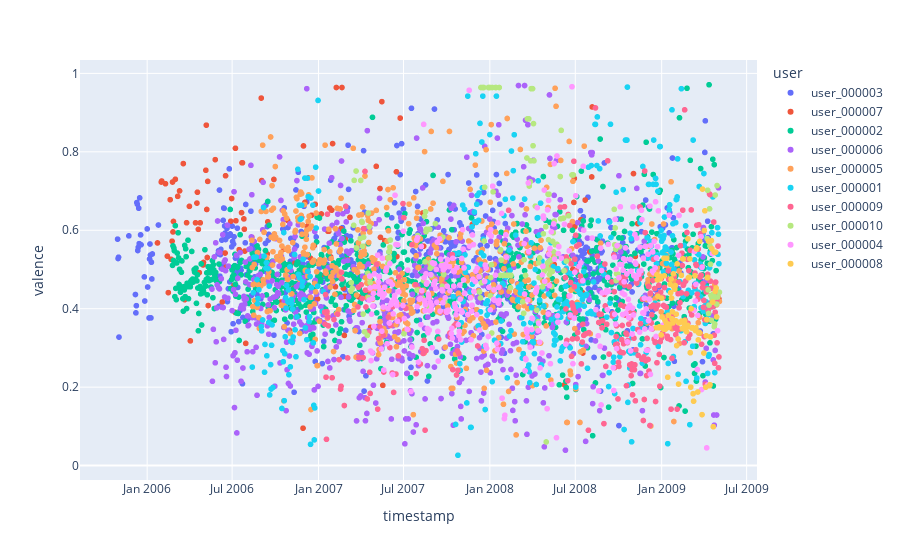

This figure's notebook cell:
### Code cell
df_day = df_time_series.groupby(by=[df_time_series['timestamp'].dt.date, 'user']).mean().reset_index()
fig = px.scatter(df_day, x='timestamp', y='valence', color='user')
fig.show()

### Figure 1 — Plotly figure (JSON) as saved in the notebook; plotly's stock layout.template omitted (floating-point values rounded to 4 significant figures; data arrays with more than 128 entries replaced by an {"elided": "..."} marker saying what was removed)
{"data": [{"hovertemplate": "user=user_000003<br>timestamp=%{x}<br>valence=%{y}<extra></extra>", "legendgroup": "user_000003", "marker": {"color": "#636efa", "symbol": "circle"}, "mode": "markers", "name": "user_000003", "showlegend": true, "type": "scattergl", "x": {"elided": "582 str values"}, "xaxis": "x", "y": {"elided": "582 float values"}, "yaxis": "y"}, {"hovertemplate": "user=user_000007<br>timestamp=%{x}<br>valence=%{y}<extra></extra>", "legendgroup": "user_000007", "marker": {"color": "#EF553B", "symbol": "circle"}, "mode": "markers", "name": "user_000007", "showlegend": true, "type": "scattergl", "x": {"elided": "140 str values"}, "xaxis": "x", "y": {"elided": "140 float values"}, "yaxis": "y"}, {"hovertemplate": "user=user_000002<br>timestamp=%{x}<br>valence=%{y}<extra></extra>", "legendgroup": "user_000002", "marker": {"color": "#00cc96", "symbol": "circle"}, "mode": "markers", "name": "user_000002", "showlegend": true, "type": "scattergl", "x": {"elided": "885 str values"}, "xaxis": "x", "y": {"elided": "885 float values"}, "yaxis": "y"}, {"hovertemplate": "user=user_000006<br>timestamp=%{x}<br>valence=%{y}<extra></extra>", "legendgroup": "user_000006", "marker": {"color": "#ab63fa", "symbol": "circle"}, "mode": "markers", "name": "user_000006", "showlegend": true, "type": "scattergl", "x": {"elided": "627 str values"}, "xaxis": "x", "y": {"elided": "627 float values"}, "yaxis": "y"}, {"hovertemplate": "user=user_000005<br>timestamp=%{x}<br>valence=%{y}<extra></extra>", "legendgroup": "user_000005", "marker": {"color": "#FFA15A", "symbol": "circle"}, "mode": "markers", "name": "user_000005", "showlegend": true, "type": "scattergl", "x": {"elided": "536 str values"}, "xaxis": "x", "y": {"elided": "536 float values"}, "yaxis": "y"}, {"hovertemplate": "user=user_000001<br>timestamp=%{x}<br>valence=%{y}<extra></extra>", "legendgroup": "user_000001", "marker": {"color": "#19d3f3", "symbol": "circle"}, "mode": "markers", "name": "user_000001", "showlegend": true, "type": "scattergl", "x": {"elided": "446 str values"}, "xaxis": "x", "y": {"elided": "446 float values"}, "yaxis": "y"}, {"hovertemplate": "user=user_000009<br>timestamp=%{x}<br>valence=%{y}<extra></extra>", "legendgroup": "user_000009", "marker": {"color": "#FF6692", "symbol": "circle"}, "mode": "markers", "name": "user_000009", "showlegend": true, "type": "scattergl", "x": {"elided": "336 str values"}, "xaxis": "x", "y": {"elided": "336 float values"}, "yaxis": "y"}, {"hovertemplate": "user=user_000010<br>timestamp=%{x}<br>valence=%{y}<extra></extra>", "legendgroup": "user_000010", "marker": {"color": "#B6E880", "symbol": "circle"}, "mode": "markers", "name": "user_000010", "showlegend": true, "type": "scattergl", "x": {"elided": "181 str values"}, "xaxis": "x", "y": {"elided": "181 float values"}, "yaxis": "y"}, {"hovertemplate": "user=user_000004<br>timestamp=%{x}<br>valence=%{y}<extra></extra>", "legendgroup": "user_000004", "marker": {"color": "#FF97FF", "symbol": "circle"}, "mode": "markers", "name": "user_000004", "showlegend": true, "type": "scattergl", "x": {"elided": "362 str values"}, "xaxis": "x", "y": {"elided": "362 float values"}, "yaxis": "y"}, {"hovertemplate": "user=user_000008<br>timestamp=%{x}<br>valence=%{y}<extra></extra>", "legendgroup": "user_000008", "marker": {"color": "#FECB52", "symbol": "circle"}, "mode": "markers", "name": "user_000008", "showlegend": true, "type": "scattergl", "x": ["2008-12-21", "2008-12-22", "2008-12-23", "2008-12-24", "2008-12-26", "2008-12-27", "2008-12-28", "2008-12-29", "2008-12-30", "2008-12-31", "2009-01-01", "2009-01-02", "2009-01-03", "2009-01-04", "2009-01-05", "2009-01-06", "2009-01-07", "2009-01-08", "2009-01-09", "2009-01-10", "2009-01-11", "2009-01-12", "2009-01-13", "2009-01-14", "2009-01-15", "2009-01-16", "2009-01-17", "2009-01-18", "2009-01-19", "2009-01-20", "2009-01-21", "2009-01-22", "2009-01-23", "2009-01-24", "2009-01-25", "2009-01-26", "2009-01-27", "2009-01-28", "2009-01-29", "2009-01-30", "2009-01-31", "2009-02-01", "2009-02-02", "2009-02-03", "2009-02-05", "2009-02-06", "2009-02-07", "2009-02-08", "2009-02-12", "2009-02-13", "2009-02-14", "2009-02-15", "2009-02-16", "2009-02-17", "2009-02-18", "2009-02-19", "2009-02-20", "2009-02-21", "2009-02-22", "2009-02-23", "2009-02-24", "2009-02-25", "2009-02-26", "2009-02-27", "2009-02-28", "2009-03-01", "2009-03-02", "2009-03-03", "2009-03-04", "2009-03-05", "2009-03-06", "2009-03-07", "2009-03-08", "2009-03-09", "2009-03-10", "2009-03-13", "2009-03-14", "2009-03-15", "2009-03-16", "2009-03-17", "2009-03-19", "2009-03-20", "2009-03-21", "2009-03-22", "2009-03-23", "2009-03-28", "2009-03-29", "2009-04-01", "2009-04-02", "2009-04-03", "2009-04-05", "2009-04-06", "2009-04-07", "2009-04-08", "2009-04-09", "2009-04-11", "2009-04-13", "2009-04-14", "2009-04-15", "2009-04-17", "2009-04-18", "2009-04-20", "2009-04-21", "2009-04-23", "2009-04-25", "2009-04-26", "2009-04-27", "2009-04-28"], "xaxis": "x", "y": [0.3517, 0.4868, 0.4735, 0.4317, 0.3517, 0.3538, 0.4786, 0.476, 0.4829, 0.3332, 0.427, 0.3789, 0.351, 0.3496, 0.348, 0.5288, 0.4839, 0.3707, 0.3478, 0.3533, 0.3636, 0.5286, 0.3549, 0.2254, 0.3831, 0.3523, 0.3575, 0.3603, 0.4624, 0.4409, 0.4758, 0.4273, 0.3742, 0.3922, 0.3637, 0.4891, 0.456, 0.3699, 0.4498, 0.459, 0.3694, 0.3862, 0.3059, 0.5143, 0.3229, 0.2079, 0.3638, 0.3654, 0.4852, 0.3686, 0.3495, 0.527, 0.527, 0.3493, 0.3614, 0.3696, 0.3537, 0.3503, 0.3438, 0.3415, 0.3536, 0.358, 0.5781, 0.479, 0.4801, 0.4803, 0.527, 0.2879, 0.2, 0.4, 0.3509, 0.3509, 0.3515, 0.1833, 0.1642, 0.484, 0.3443, 0.3511, 0.5524, 0.5551, 0.1876, 0.3205, 0.338, 0.3401, 0.5717, 0.13, 0.705, 0.287, 0.5994, 0.6496, 0.2, 0.331, 0.3725, 0.4788, 0.4798, 0.5721, 0.204, 0.2062, 0.3284, 0.5737, 0.5529, 0.4169, 0.09911, 0.5444, 0.4445, 0.5443, 0.4526, 0.379], "yaxis": "y"}], "layout": {"autosize": true, "legend": {"title": {"text": "user"}, "tracegroupgap": 0}, "margin": {"t": 60}, "xaxis": {"anchor": "y", "autorange": true, "domain": [0, 1], "range": ["2005-08-10 19:42:36.9416", "2009-07-23 04:17:23.0584"], "title": {"text": "timestamp"}, "type": "date"}, "yaxis": {"anchor": "x", "autorange": true, "domain": [0, 1], "range": [-0.04057, 1.038], "title": {"text": "valence"}, "type": "linear"}}}
